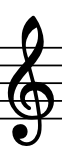
#> input picture test01/score.png, 62 x 160 px
$ python test05.py   (older library calls are emulated)
#> lines starting #> are read from the running program, lines starting #| are printed output that depends on the picture; after the words box and inside, x2 and y2 are one past the last pixel; in counts of white or black regions, pixels touching at a corner belong together
import numpy as np
import cv2

img = cv2.imread('score.png', cv2.IMREAD_COLOR)
#> img is the input picture: shape (160, 62, 3); min 0, max 255, mean 192.7
img_gray = cv2.cvtColor(img, cv2.COLOR_BGR2GRAY)
ret, thresh = cv2.threshold(img_gray, 127, 255, 0)
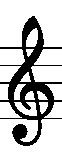
#> thresh: shape (160, 62); 75.9% white; 1 black region
contours, hierarchy = cv2.findContours(thresh, cv2.RETR_TREE, cv2.CHAIN_APPROX_SIMPLE)
#> contours = 18 contours; largest, box (x1, y1, x2, y2) and area: (0, 0, 62, 47) 2258, (0, 119, 62, 160) 2022, (31, 66, 62, 82) 422, (0, 49, 25, 65) 340, (34, 49, 62, 65) 336
cv2.drawContours(img, contours, -1, (0, 255, 0), 3)
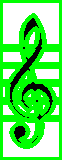
#> img: shape (160, 62, 3); mean B, G, R 99.7, 233.1, 99.7

cv2.imshow('score_GRAY', img)
cv2.imshow("score_CONTOURS", thresh)
cv2.waitKey(0)

while(1):
#> (the run stopped early here; a loop or call above may not have finished)
